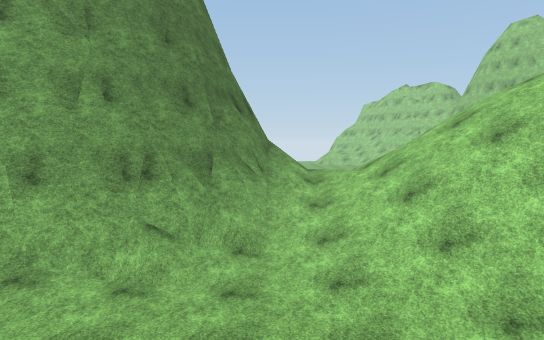
[1] (above)

17 first-person views from a walk through a 3-D level made in the Unity game engine. The camera is 1.2 m above the floor, tilts 4° down and sees 70° across. The floor is counted in squares, 2 m on a side. Each view is taken from the middle of a square. On the plan, view 1 faces up. The plan holds only what a view shows up to about 11 squares ahead; the rest is blank. The place goes on beyond the plan. The player character is not drawn. Some surface patterns are stand-ins.

[2]
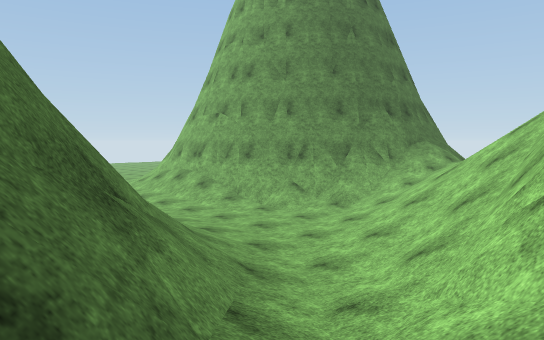

[3]
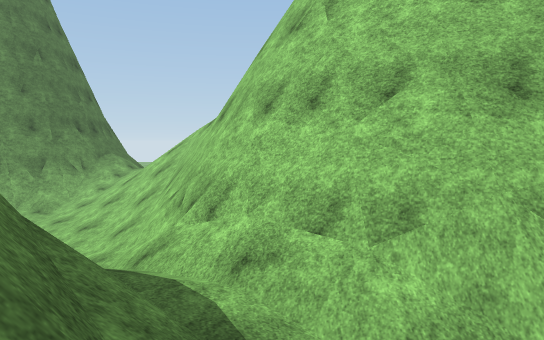

[4]
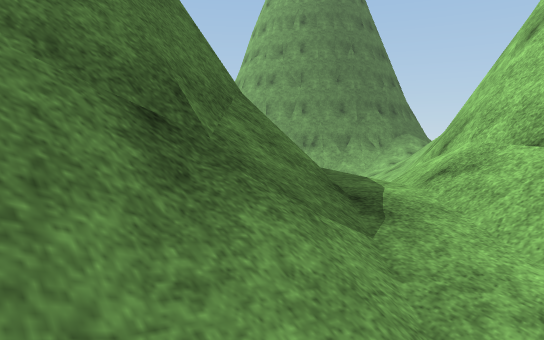

[5]
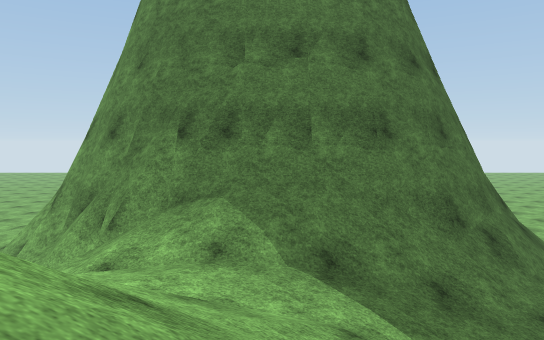

[6]
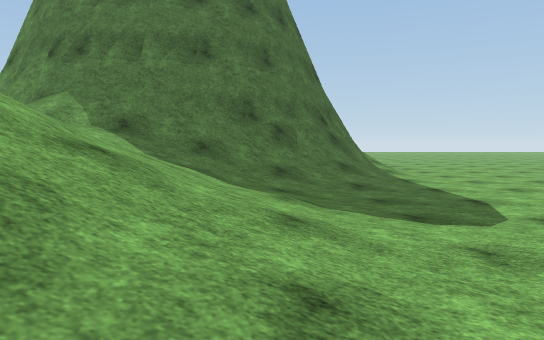

[7]
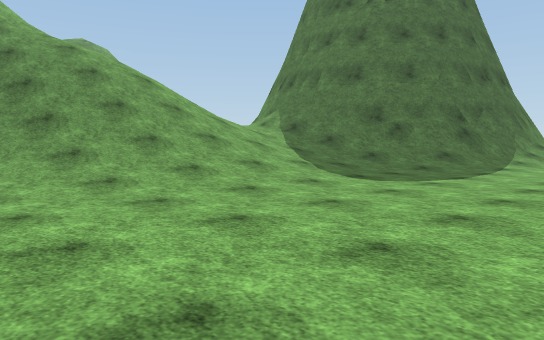

[8]
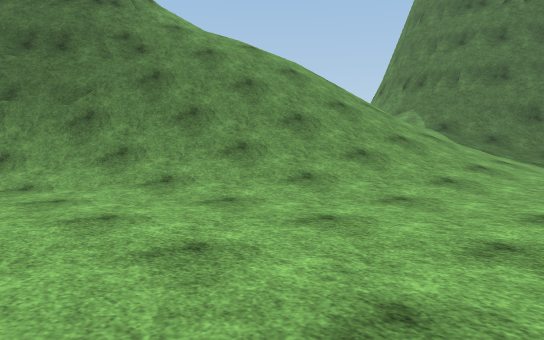

[9]
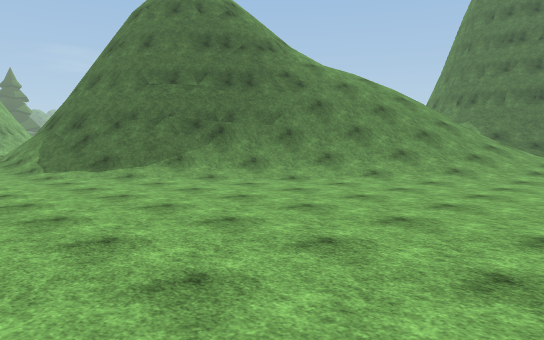

[10]
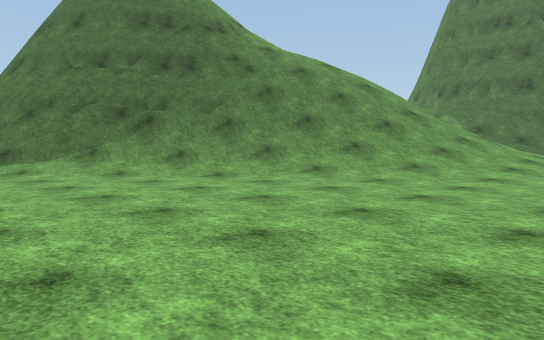

[11]
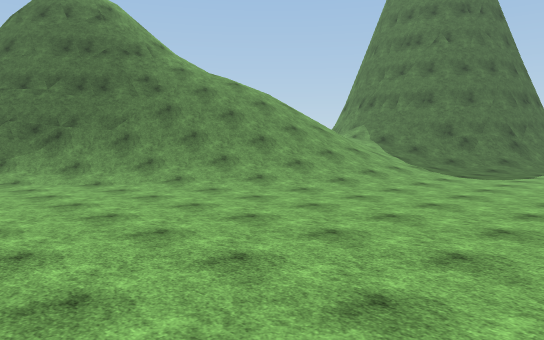

[12]
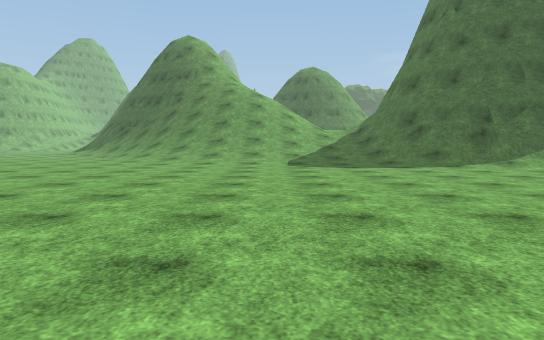

[13]
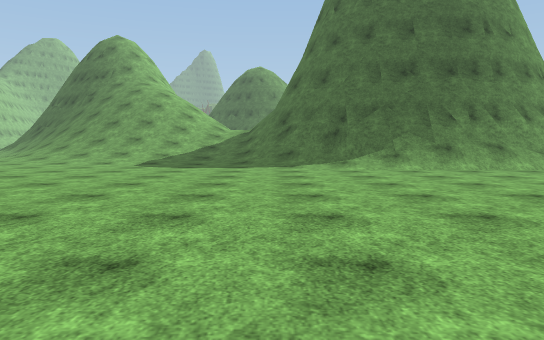

[14]
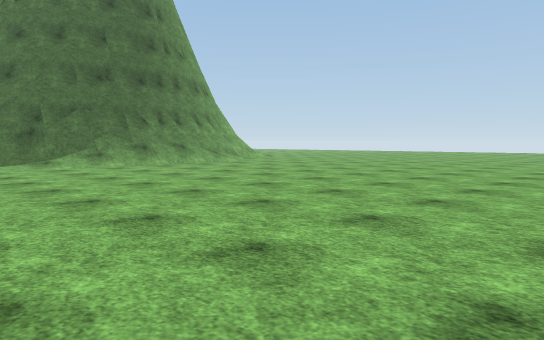

[15]
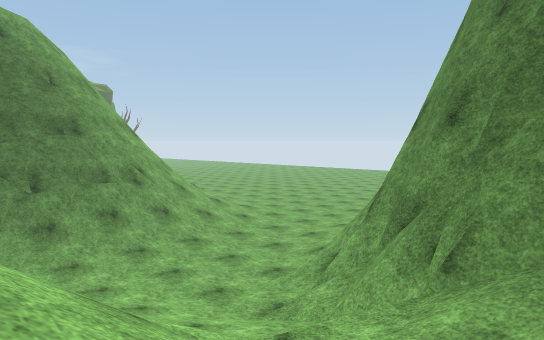

[16]
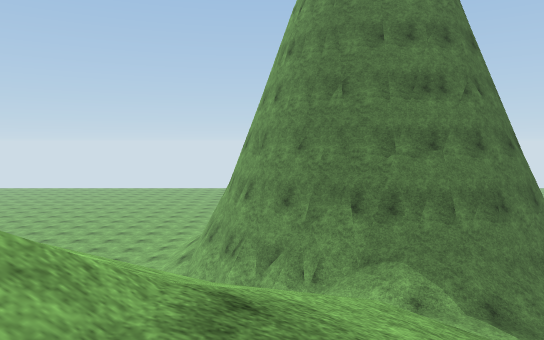

[17]
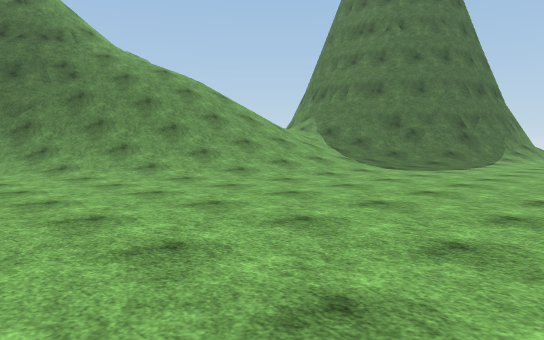

### Floor plan
Key: @ floor where view 1 was taken; # wall or solid block; . main floor; : floor 0.25 m higher than the main floor; + floor 0.5 m higher than the main floor; * floor 0.75 m higher than the main floor; % floor 1 m higher than the main floor; & floor 2 m higher than the main floor; $ floor 2.25 m higher than the main floor; / step, stairs or slope; = window, fence, low wall or low ledge; v drop or lower ground.
Columns run from 4 left of view 1 to 17 right of it. Each row starts with its distance up from view 1.
 26   ....
 25 ......  .
 24 ...... ...
 23 ...........
 22 ...........
 21 ............
 20 .............
 19 ................:
 18 ................. /
 17 ..................
 16 //::...............
 15 ##//::..::.......... /
 14  ###/+::++::.........
 13   ##//+*%%/+:.........
 12    ##////////:........
 11    ##/////////:......
 10    ##//////////......
  9    ##$/////////:.....
  8    ##///////////::...
  7   ##=////////##///...
  6 ####////////#####/:.
  5 ##//:///= // vv #=/:
  4 //:..///#     vv##/:
  3 :....://#      v #//
  2 .:+++::/#         /+
  1 +//////+## v
  0 ////@////###v
 -1  ///####//####
 -2   #######///#
 -3         #/&//
 -4         ##//
 -5          #//

Positions as (right, up) in squares from view 1, and headings:
1: (0, 0), facing up
2: (5, -2), facing up-left
3: (6, -5), facing up
4: (7, -5), facing up-left
5: (5, 10), facing left
6: (7, 13), facing left
7: (9, 18), facing down-left
8: (12, 15), facing down-left
9: (17, 15), facing down-left
10: (15, 15), facing down-left
11: (14, 18), facing down-left
12: (4, 25), facing down
13: (0, 25), facing down
14: (1, 26), facing down-left
15: (3, 9), facing down-left
16: (7, 7), facing left
17: (12, 19), facing down-left
